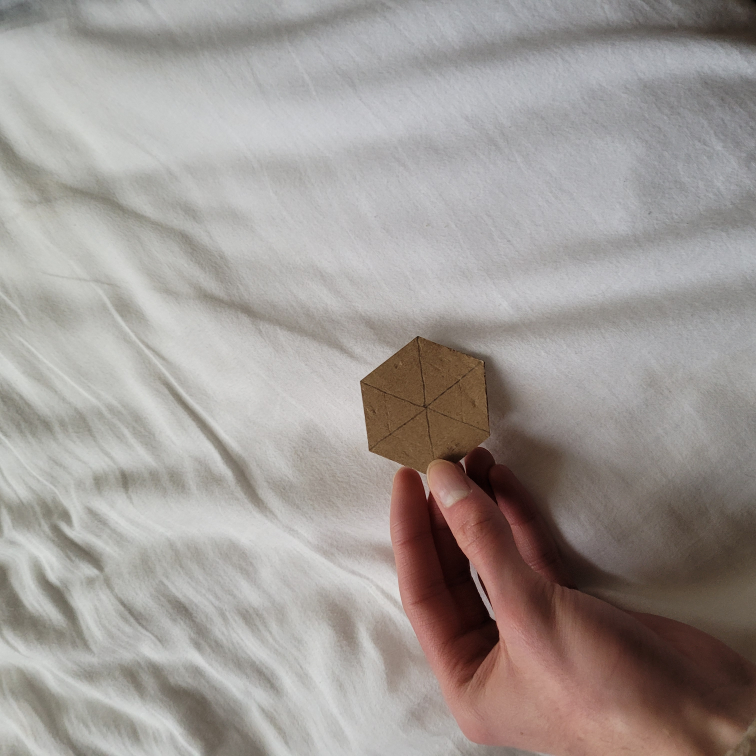
#> input picture python/training/object_detection_prototype/dataset/reserved/20250118_150712.jpg, 3024 x 3024 px (shown at 1/4 size)
$ python resize_images.py object_detection_prototype/dataset/reserved/20250118_150712.jpg out
#> lines starting #> are read from the running program, lines starting #| are printed output that depends on the picture
import argparse
from PIL import Image, ImageOps
from PIL.Image import Resampling


def resize_and_pad(image_path, output_path, target_size=(256, 256), padding_color=(0, 0, 0)):
    # Open the original image
#> called with output_path = 'out/20250118_150712.jpg', target_size = (256, 256), padding_color = (0, 0, 0)
    with Image.open(image_path) as img:
        # Resize the image, maintaining aspect ratio
#> img is the input picture: PIL image 3024x3024 RGB; mean R, G, B 159.9, 153, 149.3
        img.thumbnail(target_size, Resampling.NEAREST)
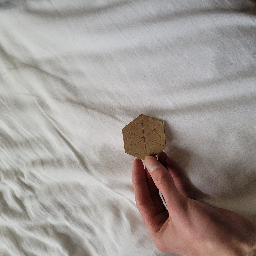
#> img: PIL image 256x256 RGB; mean R, G, B 159.9, 153, 149.3

        # Calculate padding to center the image
        delta_w = target_size[0] - img.width
#> delta_w = 0
        delta_h = target_size[1] - img.height
#> delta_h = 0
        padding = (delta_w // 2, delta_h // 2, delta_w - (delta_w // 2), delta_h - (delta_h // 2))
#> padding = (0, 0, 0, 0)

        # Add padding
        new_img = ImageOps.expand(img, padding, fill=padding_color)

        # Save the final image
        new_img.save(output_path)

def main():
    parser = argparse.ArgumentParser(description='Resize and pad images.')
    parser.add_argument('input_files', nargs='+', help='List of input image files')
    parser.add_argument('output_dir', help='Output directory for resized and padded images')
    parser.add_argument('--target_size', type=int, nargs=2, default=(256, 256), help='Target size for resizing (width height)')
    parser.add_argument('--padding_color', type=int, nargs=3, default=(0, 0, 0), help='Padding color (R G B)')

    args = parser.parse_args()

    for input_file in args.input_files:
        output_path = f"{args.output_dir}/{input_file.split('/')[-1]}"
        resize_and_pad(input_file, output_path, target_size=args.target_size, padding_color=tuple(args.padding_color))

if __name__ == '__main__':
    main()

$ run again, on python/training/object_detection_prototype/dataset/reserved/20250118_150741.jpg
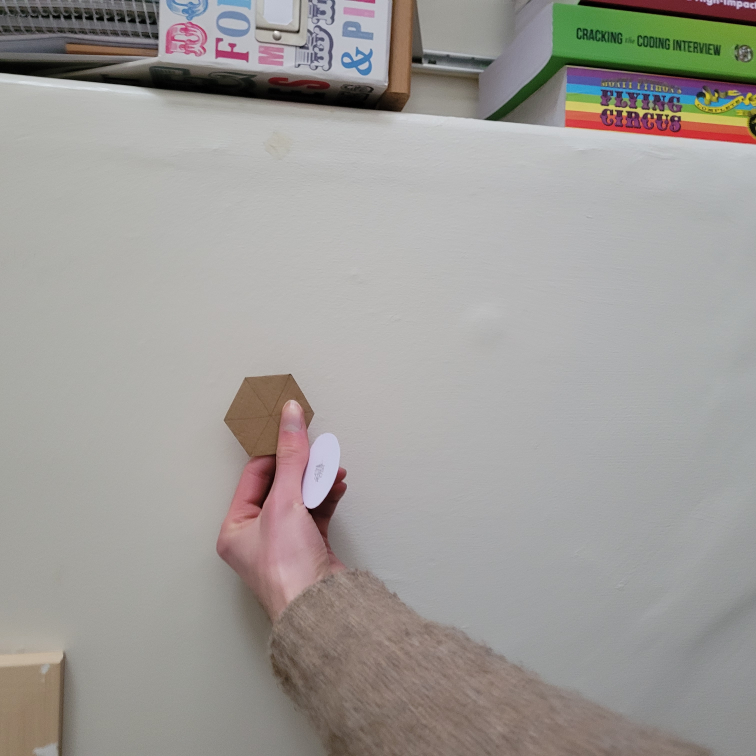
#> input picture python/training/object_detection_prototype/dataset/reserved/20250118_150741.jpg, 3024 x 3024 px (shown at 1/4 size)
#> in resize_and_pad, img is the input picture: PIL image 3024x3024 RGB; mean R, G, B 158.7, 155.7, 152.1
#> in resize_and_pad, `img.thumbnail(target_size, Resampling.NEAREST)`:
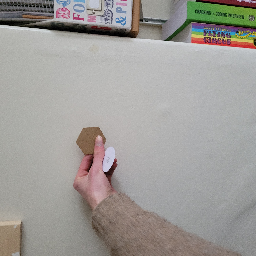
#> img: PIL image 256x256 RGB; mean R, G, B 158.6, 155.7, 152.1

$ run again, on python/training/object_detection_prototype/dataset/reserved/20250118_150744.jpg
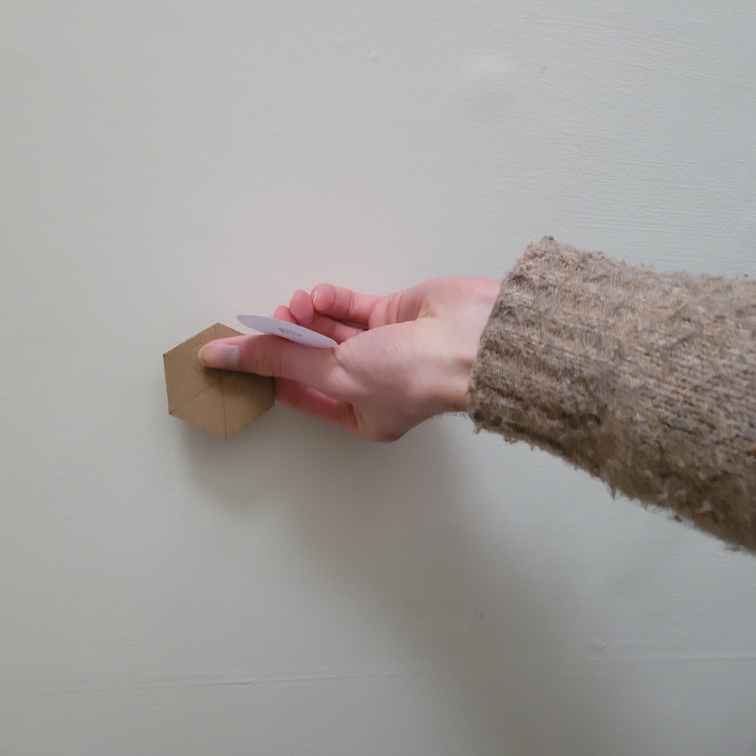
#> input picture python/training/object_detection_prototype/dataset/reserved/20250118_150744.jpg, 3024 x 3024 px (shown at 1/4 size)
#> in resize_and_pad, img is the input picture: PIL image 3024x3024 RGB; mean R, G, B 161, 156.6, 153.8
#> in resize_and_pad, `img.thumbnail(target_size, Resampling.NEAREST)`:
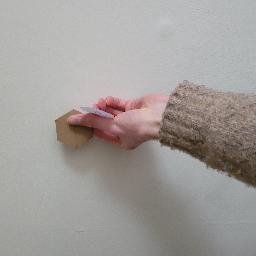
#> img: PIL image 256x256 RGB; mean R, G, B 161, 156.5, 153.8

$ run again, on python/training/object_detection_prototype/dataset/reserved/20250118_150757.jpg
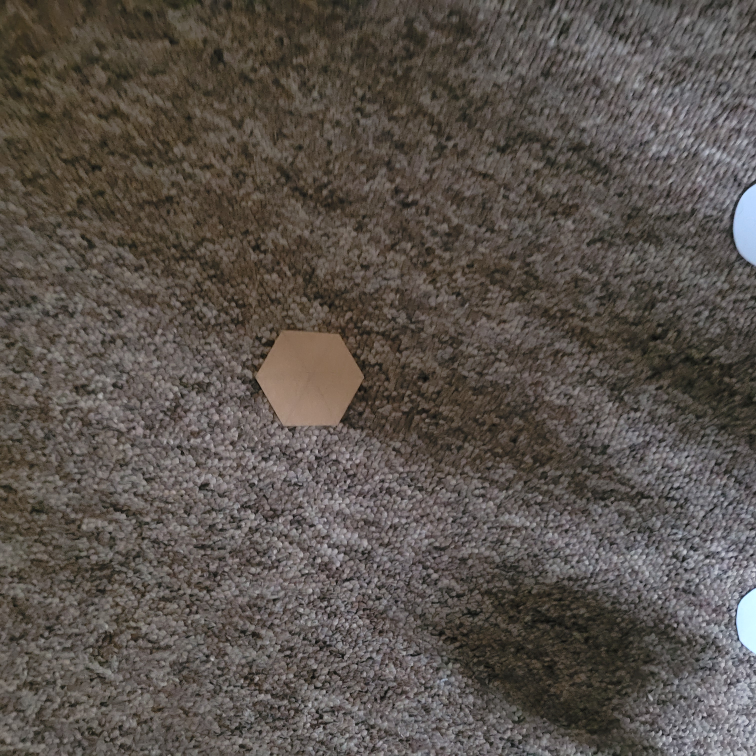
#> input picture python/training/object_detection_prototype/dataset/reserved/20250118_150757.jpg, 3024 x 3024 px (shown at 1/4 size)
#> in resize_and_pad, img is the input picture: PIL image 3024x3024 RGB; mean R, G, B 88.7, 81.7, 75.9
#> in resize_and_pad, `img.thumbnail(target_size, Resampling.NEAREST)`:
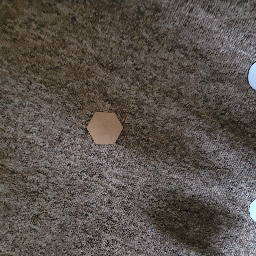
#> img: PIL image 256x256 RGB; mean R, G, B 88.8, 81.8, 75.9
